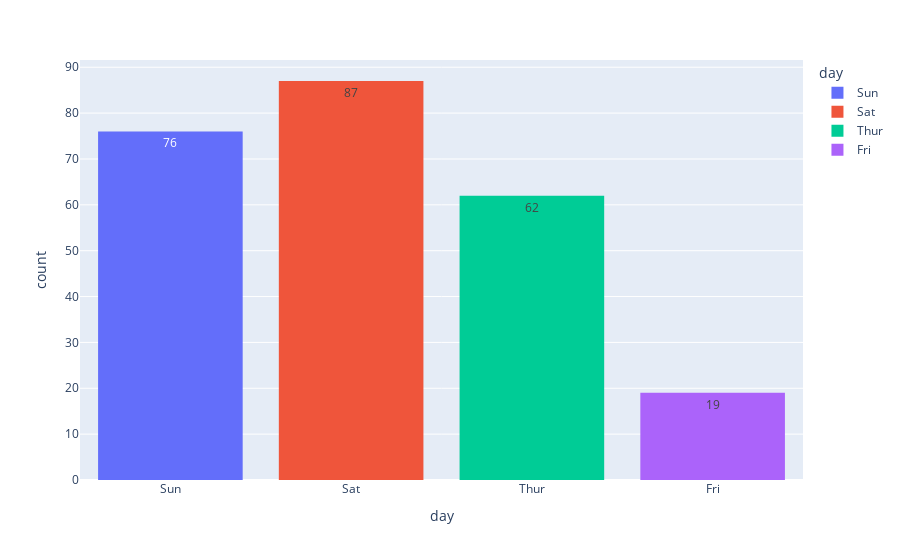

Notebook code for this chart:
### Code cell
fig = px.histogram(df, x = 'day', text_auto=True, color='day')
fig.show()

### Figure 1 — Plotly figure (JSON) as saved in the notebook; plotly's stock layout.template omitted (floating-point values rounded to 4 significant figures)
{"data": [{"alignmentgroup": "True", "bingroup": "x", "hovertemplate": "day=%{x}<br>count=%{y}<extra></extra>", "legendgroup": "Sun", "marker": {"color": "#636efa", "pattern": {"shape": ""}}, "name": "Sun", "offsetgroup": "Sun", "orientation": "v", "showlegend": true, "texttemplate": "%{value}", "type": "histogram", "x": ["Sun", "Sun", "Sun", "Sun", "Sun", "Sun", "Sun", "Sun", "Sun", "Sun", "Sun", "Sun", "Sun", "Sun", "Sun", "Sun", "Sun", "Sun", "Sun", "Sun", "Sun", "Sun", "Sun", "Sun", "Sun", "Sun", "Sun", "Sun", "Sun", "Sun", "Sun", "Sun", "Sun", "Sun", "Sun", "Sun", "Sun", "Sun", "Sun", "Sun", "Sun", "Sun", "Sun", "Sun", "Sun", "Sun", "Sun", "Sun", "Sun", "Sun", "Sun", "Sun", "Sun", "Sun", "Sun", "Sun", "Sun", "Sun", "Sun", "Sun", "Sun", "Sun", "Sun", "Sun", "Sun", "Sun", "Sun", "Sun", "Sun", "Sun", "Sun", "Sun", "Sun", "Sun", "Sun", "Sun"], "xaxis": "x", "yaxis": "y"}, {"alignmentgroup": "True", "bingroup": "x", "hovertemplate": "day=%{x}<br>count=%{y}<extra></extra>", "legendgroup": "Sat", "marker": {"color": "#EF553B", "pattern": {"shape": ""}}, "name": "Sat", "offsetgroup": "Sat", "orientation": "v", "showlegend": true, "texttemplate": "%{value}", "type": "histogram", "x": ["Sat", "Sat", "Sat", "Sat", "Sat", "Sat", "Sat", "Sat", "Sat", "Sat", "Sat", "Sat", "Sat", "Sat", "Sat", "Sat", "Sat", "Sat", "Sat", "Sat", "Sat", "Sat", "Sat", "Sat", "Sat", "Sat", "Sat", "Sat", "Sat", "Sat", "Sat", "Sat", "Sat", "Sat", "Sat", "Sat", "Sat", "Sat", "Sat", "Sat", "Sat", "Sat", "Sat", "Sat", "Sat", "Sat", "Sat", "Sat", "Sat", "Sat", "Sat", "Sat", "Sat", "Sat", "Sat", "Sat", "Sat", "Sat", "Sat", "Sat", "Sat", "Sat", "Sat", "Sat", "Sat", "Sat", "Sat", "Sat", "Sat", "Sat", "Sat", "Sat", "Sat", "Sat", "Sat", "Sat", "Sat", "Sat", "Sat", "Sat", "Sat", "Sat", "Sat", "Sat", "Sat", "Sat", "Sat"], "xaxis": "x", "yaxis": "y"}, {"alignmentgroup": "True", "bingroup": "x", "hovertemplate": "day=%{x}<br>count=%{y}<extra></extra>", "legendgroup": "Thur", "marker": {"color": "#00cc96", "pattern": {"shape": ""}}, "name": "Thur", "offsetgroup": "Thur", "orientation": "v", "showlegend": true, "texttemplate": "%{value}", "type": "histogram", "x": ["Thur", "Thur", "Thur", "Thur", "Thur", "Thur", "Thur", "Thur", "Thur", "Thur", "Thur", "Thur", "Thur", "Thur", "Thur", "Thur", "Thur", "Thur", "Thur", "Thur", "Thur", "Thur", "Thur", "Thur", "Thur", "Thur", "Thur", "Thur", "Thur", "Thur", "Thur", "Thur", "Thur", "Thur", "Thur", "Thur", "Thur", "Thur", "Thur", "Thur", "Thur", "Thur", "Thur", "Thur", "Thur", "Thur", "Thur", "Thur", "Thur", "Thur", "Thur", "Thur", "Thur", "Thur", "Thur", "Thur", "Thur", "Thur", "Thur", "Thur", "Thur", "Thur"], "xaxis": "x", "yaxis": "y"}, {"alignmentgroup": "True", "bingroup": "x", "hovertemplate": "day=%{x}<br>count=%{y}<extra></extra>", "legendgroup": "Fri", "marker": {"color": "#ab63fa", "pattern": {"shape": ""}}, "name": "Fri", "offsetgroup": "Fri", "orientation": "v", "showlegend": true, "texttemplate": "%{value}", "type": "histogram", "x": ["Fri", "Fri", "Fri", "Fri", "Fri", "Fri", "Fri", "Fri", "Fri", "Fri", "Fri", "Fri", "Fri", "Fri", "Fri", "Fri", "Fri", "Fri", "Fri"], "xaxis": "x", "yaxis": "y"}], "layout": {"barmode": "relative", "legend": {"title": {"text": "day"}, "tracegroupgap": 0}, "margin": {"t": 60}, "xaxis": {"anchor": "y", "categoryarray": ["Sun", "Sat", "Thur", "Fri"], "categoryorder": "array", "domain": [0, 1], "title": {"text": "day"}}, "yaxis": {"anchor": "x", "domain": [0, 1], "title": {"text": "count"}}}}
